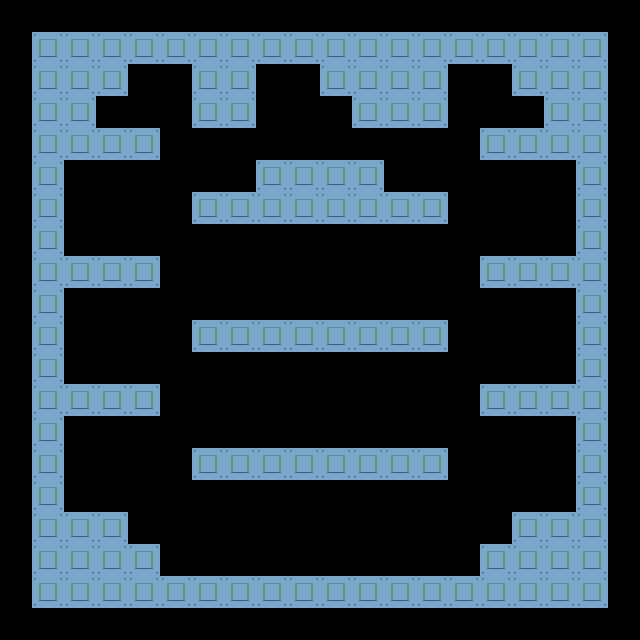

Below is a game level as drawn by its tile map, then a one-line description and the .tmx that defines it (tile-layer data replaced by summaries):
An orthogonal 20x20 tile map with 32x32 px tiles, 1 tile layer (tiles), 2 tilesets and 9 objects.

<map version="1.2" tiledversion="1.3.1" orientation="orthogonal" renderorder="right-down" compressionlevel="0" width="20" height="20" tilewidth="32" tileheight="32" infinite="0" nextlayerid="3" nextobjectid="10">
 <editorsettings>
  <export target="rm_up_house_1.room.gmx" format="gmx" />
 </editorsettings>
 <properties>
  <property name="speed" type="int" value="60" />
 </properties>
 <tileset firstgid="1" source="tiles.tsx" />
 <tileset firstgid="2" source="objects.tsx" />
 <layer id="1" name="tiles" width="20" height="20">
  <data>[400 cells, 141 non-empty, 1 distinct tile ids]</data>
 </layer>
 <objectgroup id="2" name="obj">
  <object id="1" template="temp/oKNT.tx" x="32" y="-32" />
  <object id="2" template="temp/oRoom.tx" x="32" y="-96">
   <properties>
    <property name="code">title = "UPBEAT BAY LEAF";
subtitle = "";</property>
   </properties>
  </object>
  <object id="3" template="temp/oDoor.tx" x="224" y="576">
   <properties>
    <property name="code">dest = rm_up_lobby;
doorID = 45;</property>
   </properties>
  </object>
  <object id="4" template="temp/oDoor.tx" x="288" y="160">
   <properties>
    <property name="code">dest = rm_up_lobby;
doorID = 46;</property>
   </properties>
  </object>
  <object id="5" template="temp/oPickupItemPowercell.tx" x="96" y="384" />
  <object id="6" template="temp/oPickupItemPowercell.tx" x="512" y="384" />
  <object id="7" template="temp/view.tx" x="128" y="320" />
  <object id="8" template="temp/oEnemy.tx" x="320" y="448" />
  <object id="9" template="temp/oEnemy.tx" x="288" y="320" />
 </objectgroup>
</map>
